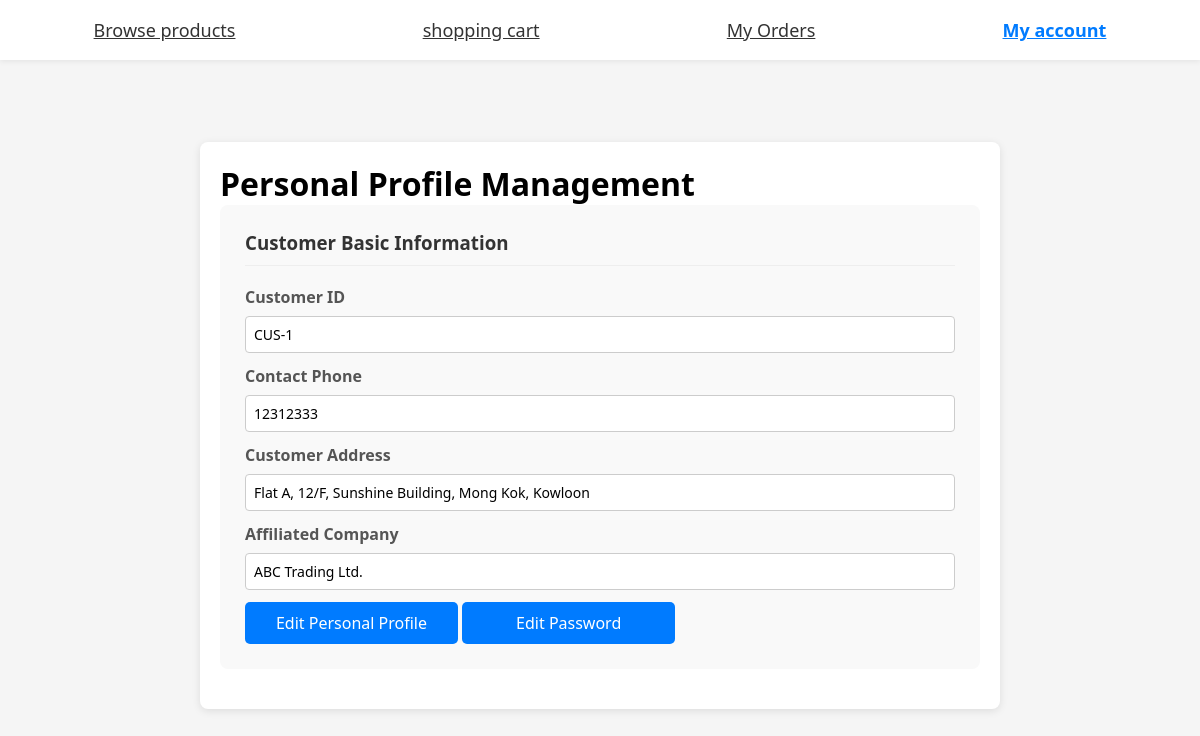
/customer/myAccount.php (signed in), run on the app's committed database.
### tables this page shows
CREATE TABLE `customers` (
  `cid` int(11) NOT NULL,
  `cname` varchar(255) NOT NULL,
  `cpassword` varchar(255) NOT NULL,
  `ctel` varchar(20) NOT NULL,
  `caddr` varchar(255) NOT NULL,
  `company` varchar(255) DEFAULT NULL,
  `cBudget` int(20) NOT NULL
);

### customer/myAccount.php (the view, shortened to what this page needs)
<?php
$userName = $_SESSION['customer'];
$host = 'localhost';
$dbuser = 'root';
$dbpass = '';
$dbname = 'projectdb';
$conn = mysqli_connect($host, $dbuser, $dbpass, $dbname);
$sql = "SELECT * FROM customers WHERE cname='$userName'";
$rs = mysqli_query($conn, $sql);
$UserInfo = mysqli_fetch_assoc($rs);
if (empty($UserInfo['company']))
    $Company="No Company!";
else
    $Company=$UserInfo['company'];
?>
<!DOCTYPE html>
<html lang="en">
<head>
    <link rel="stylesheet" href="../CSS/style.css">
</head>
<body class="body-customer">
    <div class="nav">
        <a  href="productList.php">Browse products</a>
        <a href="ShoppingCart.php">shopping cart</a>
        <a href="order.php">My Orders</a>
        <a class="active" href="myAccount.php">My account</a>
    </div>
    <div class="container">
        <h1>Personal Profile Management</h1>
        <div class="form-card" >
            <h3>Customer Basic Information</h3>
            <div class="form-group">
                <label>Customer ID</label>
                <input type="text" id="customerId" value="CUS-<?php echo $UserInfo['cid'];?>" readonly>
            </div>
            <div class="form-group">
                <label>Contact Phone</label>
                <input type="text" id="phone" value="<?php echo $UserInfo['ctel'];?>" readonly>
            </div>
            <div class="form-group">
                <label>Customer Address</label>
                <input type="text" id="address" value="<?php echo $UserInfo['caddr'];?>" readonly>
            </div>
            <div class="form-group">
                <label>Affiliated Company</label>
                <input type="text" id="Company" value="<?php echo $Company;?>" readonly>
            </div>
            <button id="showEditInfoBtn" class="btn btn-primary" style="width:30%;">Edit Personal Profile</button>
            <button id="showEditPasswordBtn" class="btn btn-primary" style="width:30%;">Edit Password</button>
        </div>
    </div>
</body>
</html>

### CSS/style.css (style rules this page uses)
* { margin:0; padding:0; box-sizing:border-box; font-family:system-ui; }
body { min-height:100vh; display:grid; place-items:center; background:#f5f5f5; padding:20px; padding-top:70px; background-size: cover; background-position: center; background-repeat: no-repeat; }
input { width:100%; padding:8px; margin-top:4px; }
button { width:100%; padding:10px; background:#007bff; color:white; border:none; border-radius:4px; cursor:pointer; }
.body-customer { padding:20px; padding-top:70px; }
.nav { position:fixed; top:0; left:0; width:100%; height:60px; background:#fff; box-shadow:0 2px 5px #00000010; display:flex; align-items:center; justify-content:space-around; z-index:999; }
.nav a { text-decoration:center; color:#333; font-size:18px; cursor:pointer; padding: 12px 12px; }
.nav .active { color:#007bff; font-weight:bold; }
.container { max-width: 800px; width: 100%; margin: 20px auto; padding: 20px; background: #fff; border-radius: 8px; box-shadow: 0 2px 8px rgba(0,0,0,0.1); }
.form-card, .profileForm-card { padding: 25px; margin-bottom: 20px; border-radius: 8px; background: #f9f9f9; }
.form-card h3, .profileForm-card h3 { margin-bottom: 20px; color: #333; border-bottom: 1px solid #eee; padding-bottom: 10px; }
.form-group { margin-bottom: 18px; }
.form-group label { display: block; margin-bottom: 6px; font-weight: bold; color: #555; }
.form-group input { width: 100%; padding: 10px; border: 1px solid #ddd; border-radius: 5px; font-size: 14px; transition: border 0.3s; }
.btn { padding: 10px 20px; border: none; border-radius: 5px; cursor: pointer; font-size: 16px; }
.btn-primary { background: #007bff; color: #fff; }
.form-group { margin:12px 0; }
.form-group label { display:block; margin-bottom:4px; font-weight:bold; }
.form-group input { width:100%; box-sizing:border-box; padding:8px; border:1px #ccc solid; border-radius:4px; }

### data on the page
customers: cid "CUS-1", ctel "12312333", caddr "Flat A, 12/F, Sunshine Building, Mong Kok, Kowloon", company "ABC Trading Ltd."
